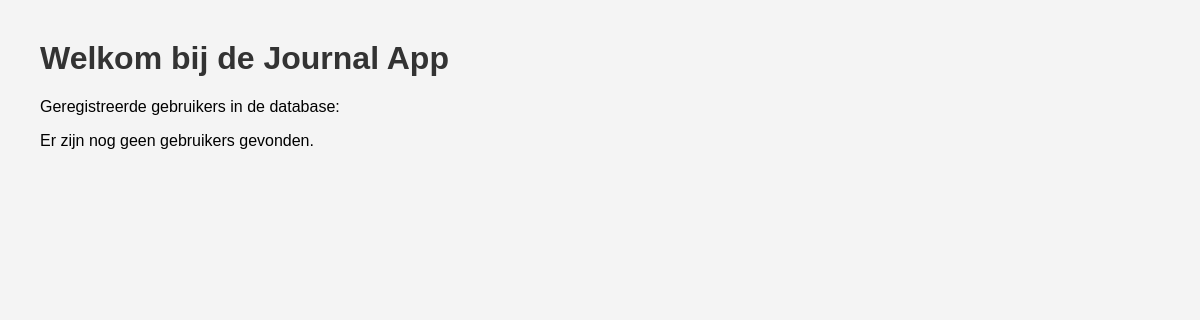
Before: / with the older database file.
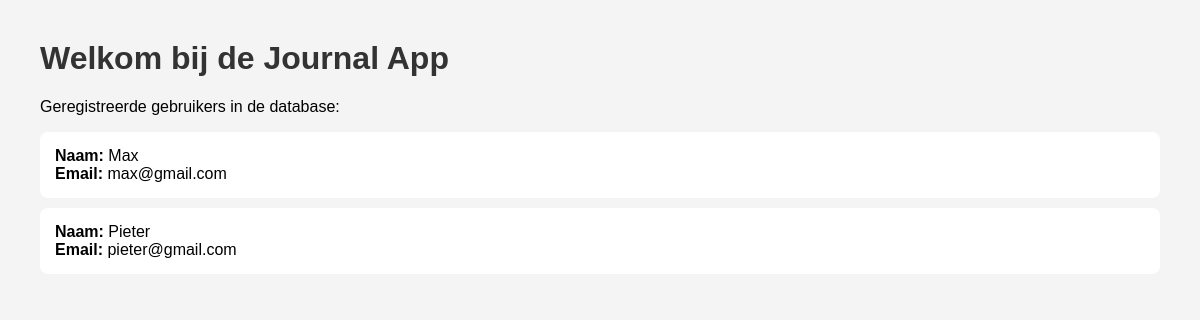
After: the same page with the newer database file.
### models.py (models this page shows, shortened)
class User(db.Model, UserMixin):
    id = db.Column(db.Integer, primary_key=True)
    username = db.Column(db.String(20), unique=True, nullable=False)
    email = db.Column(db.String(120), unique=True, nullable=False)
    password = db.Column(db.String(60), nullable=False)
    entries = db.relationship('Entry', backref='author', lazy=True)

### app.py (the view)
@app.route("/")
def base() -> str:
    all_users = User.query.all()
    return render_template("index.html", users=all_users)

### templates/index.html (shortened to what this page needs)
<!DOCTYPE html>
<html lang="nl">
<head>
</head>
<body>
    <h1>Welkom bij de Journal App</h1>
    <p>Geregistreerde gebruikers in de database:</p>
    {% for user in users %}
        <div class="user-card">
            <strong>Naam:</strong> {{ user.username }} <br>
            <strong>Email:</strong> {{ user.email }}
        </div>
    {% else %}
        <p>Er zijn nog geen gebruikers gevonden.</p>
    {% endfor %}
</body>
</html>

### templates/index.html (style rules this page uses)
body { font-family: sans-serif; margin: 40px; background-color: #f4f4f4; }
.user-card { background: white; padding: 15px; margin-bottom: 10px; border-radius: 8px; shadow: 2px 2px 5px rgba(0,0,0,0.1); }
h1 { color: #333; }

Changed rows visible on the page:
added User: username "Max", email "max@gmail.com"
added User: username "Pieter", email "pieter@gmail.com"
Other visible differences:
text no longer shown: "Er zijn nog geen gebruikers gevonden."
